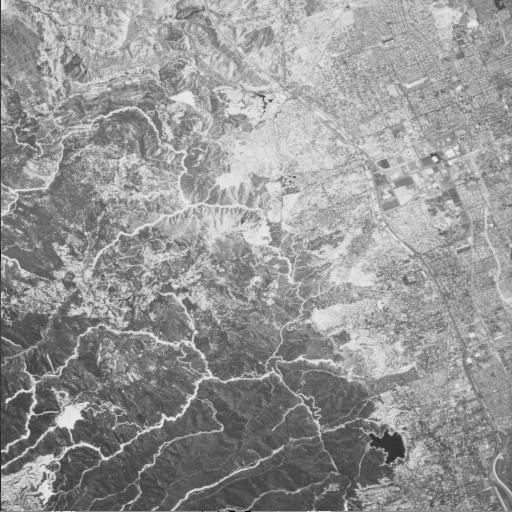
#> input picture teste_cinza_namao.jpg, 512 x 512 px
$ python histograma_comparativo.py ../teste_cinza_namao.jpg 5
#> lines starting #> are read from the running program, lines starting #| are printed output that depends on the picture
#> in main, img is the input picture: PIL image 512x512 L; min 0, max 247, mean 149.8
#|   Formato cinza: (512, 512) | Mín: 0 | Máx: 247
### src/core/quantization.py
"""
quantization.py — Módulo de Quantização de Imagens em Tons de Cinza e Coloridas (RGB).

Implementa técnicas de quantização digital, reduzindo o número de níveis
de intensidade (bits de quantização / tamanho de paleta de cores) de imagens:

1. **Quantização Uniforme**: Divide o intervalo [0, 255] em intervalos iguais e
   reconstrói no centróide (ponto médio). Em RGB, aplica mapeamento escalar por canal,
   resultando em (2^b)^3 cores no total.

2. **Quantização Não-Uniforme (K-Means / MiniBatchKMeans)**: Algoritmo adaptativo
   que encontra os k centróides ótimos no espaço 1D (cinza) ou espaço 3D de cores (RGB).
   Carregado sob demanda (Lazy Loading) para acelerar a inicialização Web.

3. **Quantização por Histograma**: Particionamento adaptativo por quantis/percentis.

4. **Dithering por Difusão de Erro (Floyd-Steinberg)**: Difusão de resíduos de quantização
   para os 4 vizinhos imediatos (7/16, 3/16, 5/16, 1/16) em matrizes 2D e tensores 3D RGB.

Referências:
    - Gonzalez & Woods, "Digital Image Processing", Cap. 8.
    - Lloyd, S.P. (1982). "Least squares quantization in PCM". IEEE Transactions.
    - Floyd, R.W. & Steinberg, L. (1976). "An Adaptive Algorithm for Spatial Grey Scale".
"""

from enum import Enum, auto
import gc
from typing import Any, Callable
import numpy as np

# Controle de estado de carregamento do K-Means em NumPy puro
_KMEANS_CLASS = None
_MINIBATCH_KMEANS_CLASS = None


def _quantize_kmeans_1d(
    image: np.ndarray,
    bits: int = 4,
    n_clusters: int | None = None,
    random_state: int = 42,
    max_iter: int = 50,
    tol: float = 1e-3,
) -> np.ndarray:
    """
    Quantização K-Means 1D ultra-rápida baseada na distribuição de frequências (histograma).

    Em imagens em escala de cinza de 8 bits, existem no máximo 256 níveis únicos de intensidade.
    Esta função executa o K-Means ponderado diretamente sobre os valores únicos e suas contagens,
    convergindo em milissegundos e mapeando a imagem completa via Look-Up Table (LUT).
    """
#> called with bits = 5, random_state = 42, max_iter = 50, tol = 0.001
    k = 2 ** bits if n_clusters is None else n_clusters
    unique_vals, weights = np.unique(image, return_counts=True)
#> unique_vals = 229 values from 0 to 247; weights = 229 values, max 2411 at index 149, min 1 at index 2, mean 1144.7
    n_unique = len(unique_vals)
#> n_unique = 229

    if n_unique <= k:
        all_vals = np.arange(256, dtype=np.float32)
        dists = np.abs(all_vals[:, None] - unique_vals.astype(np.float32)[None, :])
        lut = unique_vals[np.argmin(dists, axis=1)].astype(np.uint8)
        return lut[image]

    effective_k = min(k, n_unique)
#> effective_k = 32
    unique_vals_f = unique_vals.astype(np.float32)
#> unique_vals_f = 229 values from 0 to 247
    weights_f = weights.astype(np.float32)
#> weights_f has the same summary as weights

    # Inicialização K-Means++ ponderada determinística
    rng = np.random.default_rng(random_state)
    probs = weights_f / np.sum(weights_f)
#> probs = 229 values, max 0.0092 at index 149, min 3.81e-06 at index 2, mean 0.00437
    centers = np.empty(effective_k, dtype=np.float32)
    first_idx = rng.choice(n_unique, p=probs)
#> first_idx = 169
    centers[0] = unique_vals_f[first_idx]
    closest_dist_sq = (unique_vals_f - centers[0]) ** 2
#> closest_dist_sq = 229 values, max 34225 at index 0, min 0 at index 169, mean 7547.1

    for c in range(1, effective_k):
        combined = closest_dist_sq * weights_f
        s = float(np.sum(combined))
        p_c = (combined / s) if s > 0 else probs
        chosen = rng.choice(n_unique, p=p_c)
        centers[c] = unique_vals_f[chosen]
        closest_dist_sq = np.minimum(closest_dist_sq, (unique_vals_f - centers[c]) ** 2)
#> this loop made 31 passes
#> (s, chosen) on passes 1 to 8: (767178112, 78), (154161536, 191), (131131272, 133), (42348136, 57), (36665576, 211), (34649416, 149), (27921240, 120), (15650849, 88)
#> after the loop, centers = 32 values, max 227 at index 5, min 46 at index 17, mean 148.5; closest_dist_sq = 229 values, max 2116 at index 0, min 0 at index 30, mean 80.83

    # Iterações de Lloyd ponderadas vetorizadas
    for _ in range(max_iter):
        dists = np.abs(unique_vals_f[:, None] - centers[None, :])
        labels = np.argmin(dists, axis=1)

        b_weights = np.bincount(labels, weights=weights_f, minlength=effective_k)
        b_sums = np.bincount(labels, weights=unique_vals_f * weights_f, minlength=effective_k)

        active = b_weights > 0
        new_centers = centers.copy()
        new_centers[active] = b_sums[active] / b_weights[active]

        if float(np.max(np.abs(new_centers - centers))) < tol:
            centers = new_centers
            break
        centers = new_centers
#> this loop made 9 passes
#> pass 1, in _quantize_kmeans_1d, `dists = np.abs(unique_vals_f[:, None] - centers[None, :])`:
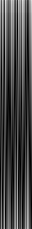
#> dists: shape (229, 32) float32; min 0, max 227, mean 70.2

    # Mapeamento instantâneo via LUT de 256 bytes
    all_vals = np.arange(256, dtype=np.float32)
    dists_all = np.abs(all_vals[:, None] - centers[None, :])
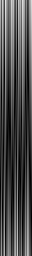
#> dists_all: shape (256, 32) float32; min 0.00102, max 229.2, mean 75.4
    nearest = np.argmin(dists_all, axis=1)
#> nearest = 256 values, max 31 at index 216, min 0 at index 184, mean 14.61
    lut = np.uint8(np.clip(np.round(centers[nearest]), 0, 255))
#> lut = 256 values from 49 to 229
    return lut[image]


class NumPyKMeans:
    """Implementação vetorizada em NumPy puro do algoritmo K-Means (Lloyd + K-Means++)."""

    # [92 lines left out: functions __init__, fit, not called in this run]


class NumPyMiniBatchKMeans:
    """Implementação vetorizada em NumPy puro de MiniBatch K-Means para alta velocidade."""

    # [108 lines left out: functions __init__, fit, not called in this run]


class QuantizationTechnique(Enum):
    """Técnicas de quantização disponíveis."""

    UNIFORM = auto()          # Quantização Uniforme — intervalos iguais (centróides)
    KMEANS = auto()           # Quantização Não-Uniforme — K-Means adaptativo
    HISTOGRAM = auto()        # Quantização por Histograma — particionamento adaptativo por quantis
    FLOYD_STEINBERG = auto()  # Quantização com Dithering — Difusão de Erro (Floyd-Steinberg)


def is_kmeans_loaded() -> bool:
    """Verifica se a classe KMeans já foi inicializada em memória."""
    return _KMEANS_CLASS is not None


# [13 lines left out: function get_kmeans_class, not called in this run]


def get_minibatch_kmeans_class(
    on_start_load: Callable[[], None] | None = None,
    on_done_load: Callable[[], None] | None = None,
):
    """Retorna a classe NumPyMiniBatchKMeans compatível."""
    global _MINIBATCH_KMEANS_CLASS
    if _MINIBATCH_KMEANS_CLASS is None:
        if on_start_load is not None:
            on_start_load()
        _MINIBATCH_KMEANS_CLASS = NumPyMiniBatchKMeans
        if on_done_load is not None:
            on_done_load()
    return _MINIBATCH_KMEANS_CLASS


def quantize(
    image: np.ndarray,
    bits: int,
    technique: QuantizationTechnique,
    n_clusters: int | None = None,
) -> np.ndarray:
    """
    Aplica a técnica de quantização especificada a uma imagem em tons de cinza (2D) ou colorida RGB (3D).

    Dispatches para `quantize_uniform`, `quantize_kmeans`, `quantize_histogram`
    ou `quantizacao_dithering_floyd_steinberg`.

    Args:
        image: Array NumPy (H, W) ou (H, W, 3) dtype uint8.
        bits: Número de bits de quantização (1 a 8).
        technique: Técnica de quantização a ser utilizada.
        n_clusters: Opcional, número explícito de clusters/cores na paleta para K-Means.

    Returns:
        Array NumPy (H, W) ou (H, W, 3) dtype uint8 com a imagem quantizada.

    Raises:
        ValueError: Se `bits` estiver fora do intervalo [1, 8] ou `technique` for desconhecida.
    """
    if technique == QuantizationTechnique.UNIFORM:
        return quantize_uniform(image, bits)
    if technique == QuantizationTechnique.KMEANS:
        return quantize_kmeans(image, bits=bits, n_clusters=n_clusters)
    if technique == QuantizationTechnique.HISTOGRAM:
        return quantize_histogram(image, bits)
    if technique == QuantizationTechnique.FLOYD_STEINBERG:
        return quantizacao_dithering_floyd_steinberg(image, bits)

    raise ValueError(f"Técnica desconhecida: {technique}")


def quantize_uniform(image: np.ndarray, bits: int) -> np.ndarray:
    """
    Quantização Uniforme com Reconstrução por Centróides: divide o espaço de intensidades
    [0, 255] em 2^bits intervalos de tamanho igual e remapeia cada pixel ao ponto médio
    (centróide) do seu respectivo intervalo.

    Fórmula (aplicada por canal em 2D ou 3D RGB):
        n_tons = 2 ** bits
        passo = 256.0 / n_tons
        índice = np.clip(np.floor(imagem / passo), 0, n_tons - 1)
        reconstrucao[i] = np.clip((i + 0.5) * passo, 0, 255).astype(np.uint8)

    Em imagens coloridas RGB (H, W, 3), a quantização produz (2^bits)^3 cores no total.

    Complexidade: O(H·W·C) — linear no número de pixels, acelerado via vetorização NumPy.

    Args:
        image: Array NumPy (H, W) ou (H, W, 3) dtype uint8.
        bits: Nível de quantização em bits (1 a 8), definindo n_tons = 2^bits por canal.

    Returns:
        Array NumPy (H, W) ou (H, W, 3) dtype uint8 com a imagem quantizada uniformemente.

    Raises:
        ValueError: Se `bits` estiver fora do intervalo [1, 8] ou imagem for inválida.
    """
    _validate_bits(bits)
    _validate_image(image)

    n_tons = 2 ** bits
    passo = 256.0 / n_tons

    # Mapeamento do índice de partição para cada pixel/canal em 2^bits intervalos iguais
    indices = np.clip(np.floor(image.astype(np.float32) / passo), 0, n_tons - 1).astype(np.intp)

    # Reconstrução baseada no CENTRÓIDE (ponto médio de cada partição)
    reconstrucao = np.clip((np.arange(n_tons, dtype=np.float32) + 0.5) * passo, 0, 255).astype(np.uint8)

    quantizada = reconstrucao[indices]
    del indices, reconstrucao
    return quantizada


def quantize_kmeans(
    image: np.ndarray,
    bits: int = 4,
    n_clusters: int | None = None,
    random_state: int = 42,
    n_init: int = 10,
    use_minibatch: bool = True,
    on_start_load: Callable[[], None] | None = None,
    on_done_load: Callable[[], None] | None = None,
) -> np.ndarray:
    """
    Quantização Não-Uniforme via K-Means: encontra os k centróides ótimos
    que minimizam a distância intra-cluster no espaço de intensidades (1D para cinza, 3D para RGB).

    Em imagens RGB, executa quantização vetorial no espaço tridimensional de cores agrupando
    (H*W, 3) pixels em k cores de paleta representativas.

    Args:
        image: Array NumPy (H, W) ou (H, W, 3) dtype uint8.
        bits: Nível de quantização em bits (1 a 8), definindo k = 2^bits quando n_clusters não for informado.
        n_clusters: Opcional, quantidade explícita de cores/clusters na paleta final.
        random_state: Semente aleatória para reprodutibilidade dos resultados.
        n_init: Número de inicializações do K-Means.
        use_minibatch: Se True, utiliza MiniBatchKMeans para velocidade máxima em imagens grandes.
        on_start_load: Callback opcional executado caso scikit-learn precise ser importado.
        on_done_load: Callback opcional executado após a importação do scikit-learn.

    Returns:
        Array NumPy (H, W) ou (H, W, 3) dtype uint8 com a imagem quantizada pelo K-Means.

    Raises:
        ValueError: Se `bits` ou `n_clusters` forem inválidos.
    """
    if n_clusters is None:
        _validate_bits(bits)
        k = 2 ** bits
    else:
        if not isinstance(n_clusters, int) or n_clusters < 1 or n_clusters > 1024:
            raise ValueError(f"n_clusters deve ser um inteiro entre 1 e 1024. Recebido: {n_clusters!r}")
        k = n_clusters

    _validate_image(image)

    # Carrega classe de K-Means sob demanda para acionar callbacks caso registrados
    if use_minibatch:
        ClusterClass = get_minibatch_kmeans_class(on_start_load=on_start_load, on_done_load=on_done_load)
    else:
        ClusterClass = get_kmeans_class(on_start_load=on_start_load, on_done_load=on_done_load)

    # Otimização específica para 1D (escala de cinza): K-Means ponderado por histograma via LUT
    if image.ndim == 2:
        return _quantize_kmeans_1d(
            image=image,
            bits=bits,
            n_clusters=n_clusters,
            random_state=random_state,
        )

    # Imagens 3D (RGB): quantização vetorial no cubo de cores RGB
    pixels = image.reshape(-1, 3).astype(np.float32)
    num_samples = pixels.shape[0]
    effective_k = min(k, num_samples)

    try:
        if use_minibatch:
            batch_size = min(2048, max(256, num_samples // 10))
            cluster_model = ClusterClass(
                n_clusters=effective_k,
                random_state=random_state,
                n_init=min(n_init, 3),
                batch_size=batch_size,
            )
        else:
            cluster_model = ClusterClass(
                n_clusters=effective_k,
                random_state=random_state,
                n_init=n_init,
            )

        cluster_model.fit(pixels)

        # Mapeia cada centróide para uint8 [0, 255] e reconstrói a imagem na forma original
        centroides = np.uint8(np.clip(np.round(cluster_model.cluster_centers_), 0, 255))
        quantizada = centroides[cluster_model.labels_].reshape(image.shape)
        return quantizada
    finally:
        del pixels
        gc.collect()


# [53 lines left out: function quantize_histogram, not called in this run]


_FS_W7: float = 7.0 / 16.0
_FS_W3: float = 3.0 / 16.0
_FS_W5: float = 5.0 / 16.0
_FS_W1: float = 1.0 / 16.0


# [147 lines left out: functions _diffuse_floyd_steinberg_2d, quantizacao_dithering_floyd_steinberg, not called in this run]


# Alias compatível com as demais funções de quantização do módulo
quantize_floyd_steinberg = quantizacao_dithering_floyd_steinberg


# [17 lines left out: function technique_label, not called in this run]


# ---------------------------------------------------------------------------
# Funções Privadas de Validação
# ---------------------------------------------------------------------------


def _validate_bits(bits: int) -> None:
    """Valida que o número de bits está no intervalo permitido [1, 8]."""
    if not isinstance(bits, int) or not (1 <= bits <= 8):
        raise ValueError(
            f"O número de bits deve ser um inteiro entre 1 e 8. Recebido: {bits!r}"
        )


def _validate_image(image: np.ndarray) -> None:
    """Valida que o array de entrada é uma imagem NumPy válida (2D cinza ou 3D RGB com 3 canais) em uint8."""
    if not isinstance(image, np.ndarray):
        raise ValueError("A imagem deve ser um array NumPy.")
    if image.ndim not in (2, 3):
        raise ValueError(
            f"Esperado array 2D (H, W) ou 3D (H, W, 3). "
            f"Recebido array com {image.ndim} dimensões."
        )
    if image.ndim == 3 and image.shape[2] != 3:
        raise ValueError(
            f"Esperado array 3D com 3 canais RGB (H, W, 3). Recebido shape: {image.shape}."
        )
    if image.dtype != np.uint8:
        raise ValueError(
            f"Esperado dtype uint8. Recebido: {image.dtype}."
        )


# [13 lines left out: function _validate_grayscale_image, not called in this run]

### src/core/histogram.py
"""
histogram.py — Módulo de Histogramas e Métricas de Qualidade de Imagem.

Responsável por:
  - Calcular histogramas numéricos de frequência de intensidades de forma ultra-rápida via NumPy.
  - Calcular histogramas cromáticos RGB sobrepostos.
  - Calcular métricas objetivas de fidelidade: MSE e PSNR.
  - Gerar figuras legadas sob demanda (lazy loading do Matplotlib).

Referências:
    - Gonzalez & Woods, "Digital Image Processing", Cap. 3 (Histogramas) e Cap. 8.
    - Salomon, D. "Data Compression" — PSNR como métrica de qualidade de imagem.
"""

from dataclasses import dataclass
import gc
import io
from typing import Any
import numpy as np
from PIL import Image, ImageDraw, ImageFont


# ---------------------------------------------------------------------------
# Estruturas de Dados Públicas
# ---------------------------------------------------------------------------


@dataclass(frozen=True)
class ImageMetrics:
    """
    Contém as métricas objetivas de qualidade entre imagem original e quantizada.

    Attributes:
        mse: Mean Squared Error — erro médio quadrático por pixel.
        psnr: Peak Signal-to-Noise Ratio em dB.
        unique_levels: Número de níveis de intensidade únicos na imagem quantizada.
        bits: Número de bits usado na quantização.
    """

    mse: float
    psnr: float
    unique_levels: int
    bits: int

    # [4 lines left out: function num_levels, not called in this run]


@dataclass(frozen=True)
class HistogramData:
    """
    Dados brutos do histograma de uma imagem em escala de cinza.

    Attributes:
        counts: Array com a contagem de pixels para cada intensidade (0–255).
        bin_edges: Bordas dos 256 intervalos de intensidade.
    """

    counts: np.ndarray
    bin_edges: np.ndarray


# ---------------------------------------------------------------------------
# API Pública de Cálculo Numérico
# ---------------------------------------------------------------------------


def compute_histogram(image: np.ndarray) -> HistogramData:
    """
    Calcula o histograma numérico de frequências de intensidade de uma imagem em escala de cinza ou canal único.

    Args:
        image: Array NumPy (H, W) ou (H, W, 3) dtype uint8.

    Returns:
        HistogramData com os arrays `counts` (256 bins) e `bin_edges` (257 bordas).
    """
    if image.ndim == 3:
        # Se for um canal isolado (ex: R ativo, G=0, B=0), detecta o canal com dados
        channel_maxes = [image[:, :, c].max() for c in range(min(3, image.shape[2]))]
        best_channel = int(np.argmax(channel_maxes)) if max(channel_maxes) > 0 else 0
        arr = image[:, :, best_channel]
    else:
        arr = image

    counts, bin_edges = np.histogram(arr.ravel(), bins=256, range=(0, 256))
    return HistogramData(counts=counts, bin_edges=bin_edges)


# [27 lines left out: function compute_rgb_histogram, not called in this run]


def calculate_metrics(original: np.ndarray, quantized: np.ndarray, bits: int) -> ImageMetrics:
    """
    Calcula as métricas objetivas de fidelidade (MSE e PSNR) entre a imagem original e a quantizada,
    com suporte transparente para matrizes 2D (tons de cinza) e tensores 3D (RGB).

    Fórmulas:
        MSE = np.mean((orig.astype(np.float64) - quant.astype(np.float64)) ** 2)
        PSNR = 10.0 * np.log10((255.0 ** 2) / MSE) if MSE > 0 else float("inf")

    Args:
        original: Array NumPy (H, W) ou (H, W, 3) uint8.
        quantized: Array NumPy (H, W) ou (H, W, 3) uint8.
        bits: Número de bits de quantização utilizado.

    Returns:
        ImageMetrics com MSE, PSNR e contagem de níveis / cores únicas.
    """
#> called with bits = 5
    orig_f = original.astype(np.float64)
    quant_f = quantized.astype(np.float64)

    diff = orig_f - quant_f
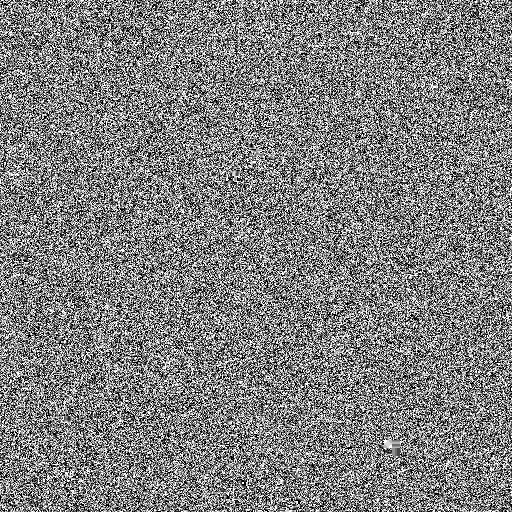
#> diff: shape (512, 512) float64; min -4, max 3, mean -0.496; drawn with min black and max white
    mse = float(np.mean(diff ** 2))
#> mse = 5.5
    psnr = float(10.0 * np.log10((255.0 ** 2) / mse)) if mse > 0.0 else float("inf")
#> psnr = 40.73
#> (the rest of the program and of its run is left out)
